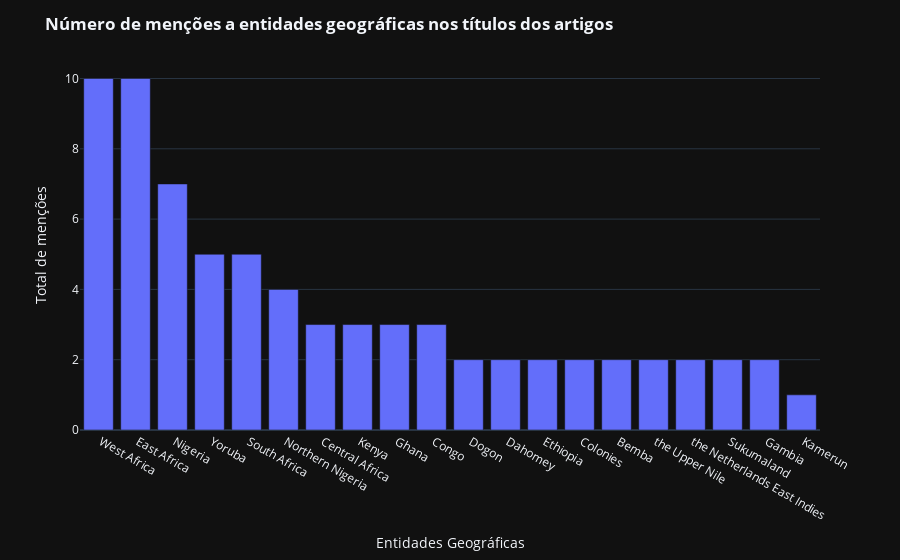

Notebook cell for this chart:
### Code cell
# Configura o layout do gráfico

fig4.update_layout(
    title='<b>Número de menções a entidades geográficas nos títulos dos artigos</b>',
    xaxis_title='Entidades Geográficas',
    yaxis_title='Total de menções',
    template = 'plotly_dark'
)

# Configura o traçado

fig4.update_traces(
    hovertemplate='<b>%{x}</b><br>Número de menções: %{y}'
)

#Exibe o gráfico 

fig4.show()

### Figure 1 — Plotly figure (JSON) as saved in the notebook; plotly's stock layout.template omitted (floating-point values rounded to 4 significant figures)
{"data": [{"alignmentgroup": "True", "hoverlabel": {"namelength": 0}, "hovertemplate": "<b>%{x}</b><br>Número de menções: %{y}", "legendgroup": "", "marker": {"color": "#636efa"}, "name": "", "offsetgroup": "", "orientation": "v", "showlegend": false, "textposition": "auto", "type": "bar", "x": [" West Africa", " East Africa", " Nigeria", " Yoruba", " South Africa", " Northern Nigeria", " Central Africa", " Kenya", " Ghana", " Congo", " Dogon", " Dahomey", " Ethiopia", " Colonies", " Bemba", " the Upper Nile", " the Netherlands East Indies", " Sukumaland", " Gambia", " Kamerun"], "xaxis": "x", "y": [10, 10, 7, 5, 5, 4, 3, 3, 3, 3, 2, 2, 2, 2, 2, 2, 2, 2, 2, 1], "yaxis": "y"}], "layout": {"barmode": "relative", "legend": {"tracegroupgap": 0}, "margin": {"t": 60}, "title": {"text": "<b>Número de menções a entidades geográficas nos títulos dos artigos</b>"}, "xaxis": {"anchor": "y", "domain": [0, 1], "title": {"text": "Entidades Geográficas"}}, "yaxis": {"anchor": "x", "domain": [0, 1], "title": {"text": "Total de menções"}}}}
